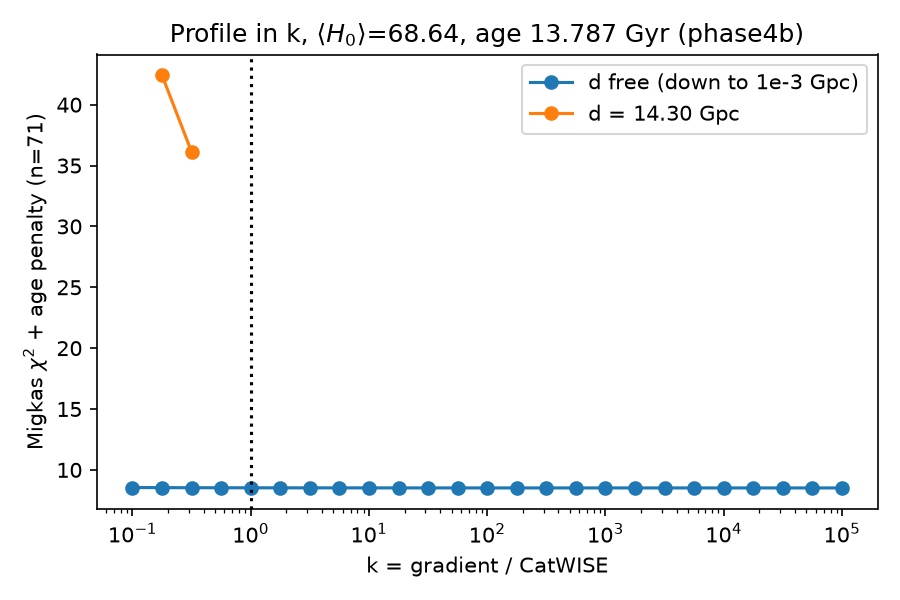

Python code for this plot:
# Phase4b (NEW): plot profile chi2 vs k from profile_k4b.json (A: d free, B: d=14.30 Gpc).
import json,numpy as np,matplotlib;matplotlib.use('Agg');import matplotlib.pyplot as plt
O='/workspace/coepdf/joint_solve/phase4b/';R=json.load(open(O+'profile_k4b.json'))
fig,ax=plt.subplots(figsize=(6,4))
for m,lab in (('A','d free (down to 1e-3 Gpc)'),('B','d = 14.30 Gpc')):
    r=sorted([(lk,f) for mm,lk,f,_ in R if mm==m])
    if r:x,y=np.array(r).T;ax.plot(10**x,y,'o-',label=lab)
ax.axvline(1,ls=':',c='k');ax.set_xscale('log');ax.set_xlabel('k = gradient / CatWISE');ax.set_ylabel(r'Migkas $\chi^2$ + age penalty (n=71)')
ax.set_title(r'Profile in k, $\langle H_0\rangle$=68.64, age 13.787 Gyr (phase4b)');ax.legend();fig.tight_layout();fig.savefig(O+'profile_plot4b.png',dpi=150)
